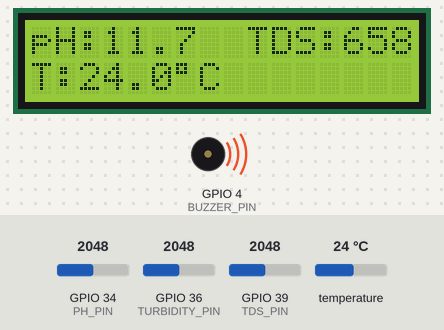
Bench run of a sketch on a simulated ESP32. Shown: 16×2 character LCD, buzzer (waves = sounding, pin HIGH). Inputs (shaded band) come from the test bench; at power-on: temperature 24 °C, GPIO 34 (PH_PIN) = 2048, GPIO 36 (TURBIDITY_PIN) = 2048, GPIO 39 (TDS_PIN) = 2048. WiFi joins after 1.5 s; servers stay silent unless stated; the Firebase database answers and starts empty; what the sketch prints to the serial monitor is not drawn.

Above: at 6.4 s.
6.5 s: temperature set to 12 °C
At 8.1 s:
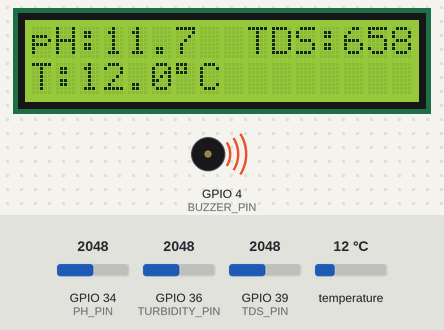
8.4 s: GPIO 34 (PH_PIN) set to 2729
At 10.4 s:
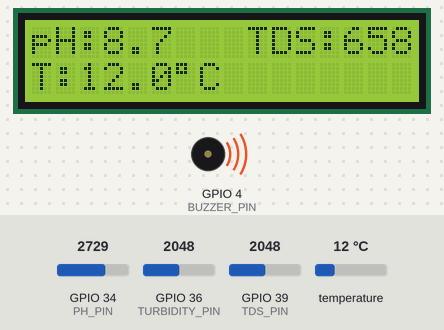
22.4 s: GPIO 34 (PH_PIN) set to 2821
At 24.3 s:
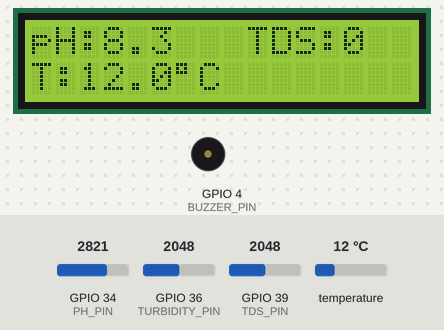
24.6 s: temperature set to 19 °C
At 26.3 s:
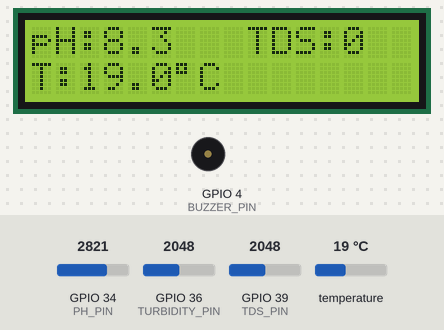
26.7 s: temperature set to 28 °C
At 28.3 s:
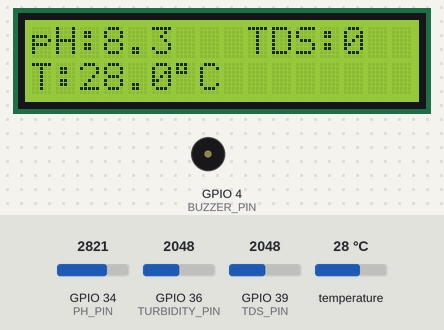
28.7 s: GPIO 34 (PH_PIN) set to 2866
At 30.2 s:
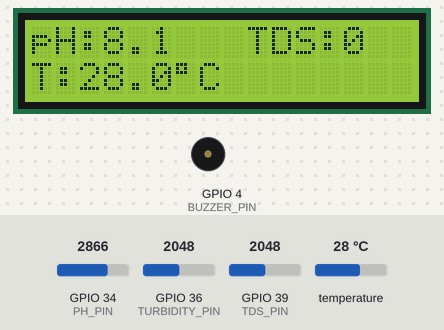
Timing chart, 0 to 31.7 s (numbered marks = the images above; inputs shaded):
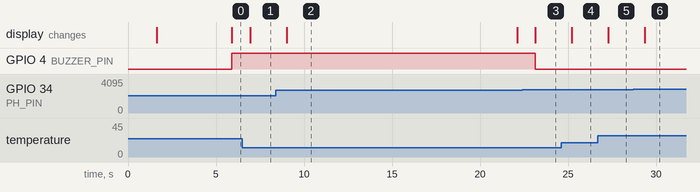

The sketch:

IoT_water_quality_monitor_with_FB_dashboard_V3.ino
```cpp
#include <WiFi.h>
#include <WiFiManager.h>          // 🔹 ADDED
#include <Firebase_ESP_Client.h>
#include <OneWire.h>
#include <DallasTemperature.h>
#include <LiquidCrystal_I2C.h>

#include "addons/TokenHelper.h"
#include "addons/RTDBHelper.h"

/********* FIREBASE *********/
#define API_KEY         "AIzaSyDaZqZPV6XjNK5cqLpArysfYikZMOnfdgQ"
#define DATABASE_URL    "https://iot-water-quality-a3f25-default-rtdb.firebaseio.com/"

#define USER_EMAIL     "smaity2358@gmail.com"
#define USER_PASSWORD  "12345678"

/********* PINS *********/
#define TDS_PIN        39
#define TURBIDITY_PIN  36
#define ONE_WIRE_BUS   32
#define BUZZER_PIN     4
#define PH_PIN 34

/* ========= OBJECTS ========= */
FirebaseData fbdo;
FirebaseAuth auth;
FirebaseConfig config;

LiquidCrystal_I2C lcd(0x27, 16, 2);

OneWire oneWire(ONE_WIRE_BUS);
DallasTemperature sensors(&oneWire);

WiFiManager wm;   // 🔹 WiFiManager object

/* ========= CALIBRATION ========= */
float tdsFactor = 1.0;
float turbOffset = 0.0;
float tempOffset = 0.0;
float phOffset = 0.0;

/* ========= TIMING ========= */
unsigned long lastCalibRead = 0;
unsigned long lastSend = 0;

/* ========= SETUP ========= */
void setup() {
  Serial.begin(115200);

  pinMode(BUZZER_PIN, OUTPUT);
  digitalWrite(BUZZER_PIN, LOW);

  lcd.begin();
  lcd.backlight();
  lcd.setCursor(0,0);
  lcd.print("Water Quality");

  /* ===== WiFiManager ===== */
  lcd.setCursor(0,1);
  lcd.print("WiFi Config...");

  wm.setConfigPortalTimeout(180); // 3 minutes

  bool res = wm.autoConnect("WaterQuality_AP", "12345678");

  if (!res) {
    lcd.clear();
    lcd.print("WiFi Failed");
    delay(3000);
    ESP.restart();
  }

  lcd.clear();
  lcd.print("WiFi Connected");

  Serial.println(WiFi.localIP());

  /* ===== Firebase config ===== */
  config.api_key = API_KEY;
  config.database_url = DATABASE_URL;

  auth.user.email = USER_EMAIL;
  auth.user.password = USER_PASSWORD;

  Firebase.begin(&config, &auth);
  Firebase.reconnectWiFi(true);

  sensors.begin();
}

/* ========= READ CALIBRATION ========= */
void readCalibration() {
  if (Firebase.RTDB.getFloat(&fbdo, "/waterQuality/calibration/tdsFactor"))
    tdsFactor = fbdo.floatData();

  if (Firebase.RTDB.getFloat(&fbdo, "/waterQuality/calibration/turbOffset"))
    turbOffset = fbdo.floatData();

  if (Firebase.RTDB.getFloat(&fbdo, "/waterQuality/calibration/tempOffset"))
    tempOffset = fbdo.floatData();

  if (Firebase.RTDB.getFloat(&fbdo, "/waterQuality/calibration/phOffset"))
  phOffset = fbdo.floatData();
}

/* ========= LOOP ========= */
void loop() {

  if (WiFi.status() != WL_CONNECTED) {
  lcd.clear();
  lcd.setCursor(0,0);
  lcd.print("WiFi Lost!");
}

  /* Read calibration every 20s */
  if (millis() - lastCalibRead > 20000) {
    readCalibration();
    lastCalibRead = millis();
  }

  /* Read & send data every 5s */
  if (millis() - lastSend > 5000 && Firebase.ready()) {

    /* --- RAW SENSOR READINGS --- */
    int tdsADC = analogRead(TDS_PIN);
    int turbADC = analogRead(TURBIDITY_PIN);

    sensors.requestTemperatures();
    float tempRaw = sensors.getTempCByIndex(0);

    float voltage = tdsADC * 3.3 / 4095.0;
    float tdsRaw = (133.42 * voltage * voltage * voltage
               - 255.86 * voltage * voltage
               + 857.39 * voltage) * 0.5;


    float turbVoltage = turbADC * 3.3 / 4095.0;
    float turbRaw = map(turbVoltage * 100, 0, 330, 3000, 0) / 1000.0;

    int phSum = 0;

for(int i=0; i<10; i++){
  phSum += analogRead(PH_PIN);
  delay(10);
}

float phADC = phSum / 10.0;

float phVoltage = phADC * 3.3 / 4095.0;

float phValue = 7 + ((2.5 - phVoltage) / 0.18);

phValue += phOffset;

    /* --- CALIBRATED VALUES --- */
    float tdsCal = tdsRaw * tdsFactor;
    float turbCal = turbRaw + turbOffset;
    float tempCal = tempRaw + tempOffset;

    /* --- LCD DISPLAY --- */
    lcd.clear();
    lcd.setCursor(0,0);
    lcd.print("pH:");
    lcd.print(phValue,1);

    lcd.setCursor(9,0);
    lcd.print("TDS:");
    lcd.print((int)tdsCal);
    //lcd.print("ppm");

    lcd.setCursor(0,1);
    lcd.print("T:");
    lcd.print(tempCal,1);
    lcd.print((char)223);
    lcd.print("C");

    /* --- BUZZER ALERT --- */
    if (tdsCal > 500 || turbCal > 5) {
      digitalWrite(BUZZER_PIN, HIGH);
    } else {
      digitalWrite(BUZZER_PIN, LOW);
    }

    if (phValue < 6.5 || phValue > 8.5) {
  digitalWrite(BUZZER_PIN, HIGH);
}

    /* --- FIREBASE UPLOAD --- */
FirebaseJson json;

json.set("raw/tds", tdsRaw);
json.set("raw/turbidity", turbRaw);
json.set("raw/temperature", tempRaw);

json.set("calibrated/tds", tdsCal);
json.set("calibrated/turbidity", turbCal);
json.set("calibrated/temperature", tempCal);

json.set("raw/ph", phVoltage);
json.set("calibrated/ph", phValue);

json.set("timestamp", millis());

if (Firebase.RTDB.setJSON(&fbdo, "/waterQuality/live", &json)) {
  Serial.println("Data Uploaded");
} else {
  Serial.println("Upload Failed");
  Serial.println(fbdo.errorReason());
}
}
}
```

Measured:
- the behaviour switches between 2767 and 2768 on GPIO 34 (PH_PIN) (found by bisection; images 2 and 3)
- after the input at 6.5 s, the display: changes after 0.43 s (image 1)
- after the input at 8.4 s, the display: changes after 0.62 s (image 2)
- after the input at 22.4 s, GPIO 4 (BUZZER_PIN): HIGH → LOW after 0.74 s; the display: changes after 0.74 s (image 3)
- after the input at 24.6 s, the display: changes after 0.61 s (image 4)
- after the input at 26.7 s, the display: changes after 0.59 s (image 5)
- after the input at 28.7 s, the display: changes after 0.67 s (image 6)
